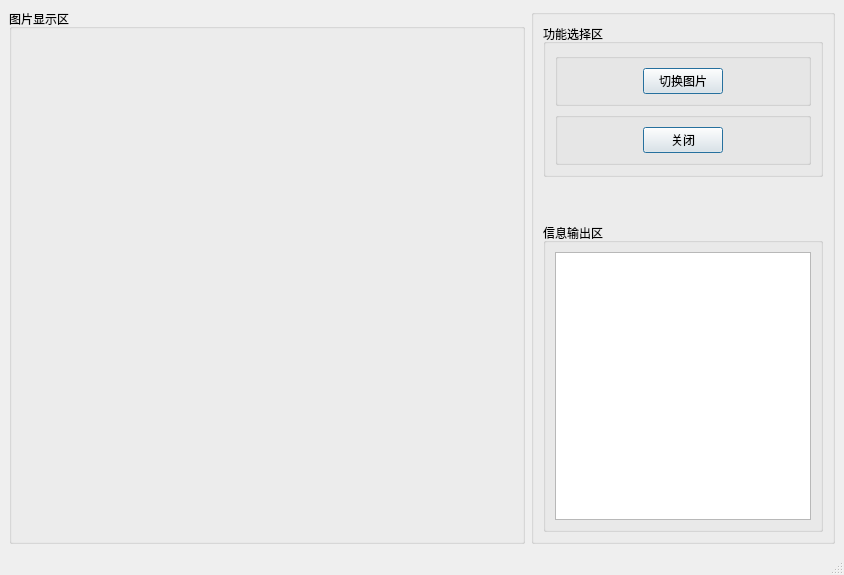
<?xml version="1.0" encoding="UTF-8"?>
<ui version="4.0">
 <class>MainWindow</class>
 <widget class="QMainWindow" name="MainWindow">
  <property name="geometry">
   <rect>
    <x>0</x>
    <y>0</y>
    <width>844</width>
    <height>575</height>
   </rect>
  </property>
  <property name="windowTitle">
   <string>图片文字检测系统</string>
  </property>
  <widget class="QWidget" name="centralwidget">
   <layout class="QHBoxLayout" name="horizontalLayout_2">
    <item>
     <layout class="QVBoxLayout" name="verticalLayout_10" stretch="0">
      <item>
       <layout class="QHBoxLayout" name="horizontalLayout" stretch="10,0">
        <item>
         <widget class="QGroupBox" name="groupBox_4">
          <property name="title">
           <string>图片显示区</string>
          </property>
          <layout class="QVBoxLayout" name="verticalLayout_3" stretch="0">
           <item>
            <layout class="QVBoxLayout" name="verticalLayout_5">
             <item>
              <layout class="QVBoxLayout" name="verticalLayout_6">
               <item>
                <widget class="QLabel" name="label_show_camera">
                 <property name="enabled">
                  <bool>true</bool>
                 </property>
                 <property name="styleSheet">
                  <string notr="true">QLabel { background-color: #e7d8d8 }

background-color: rgb(255, 255, 255);</string>
                 </property>
                 <property name="text">
                  <string/>
                 </property>
                 <property name="wordWrap">
                  <bool>false</bool>
                 </property>
                 <property name="openExternalLinks">
                  <bool>false</bool>
                 </property>
                </widget>
               </item>
              </layout>
             </item>
            </layout>
           </item>
          </layout>
         </widget>
        </item>
        <item>
         <widget class="QGroupBox" name="groupBox_3">
          <property name="styleSheet">
           <string notr="true">background-color{rgb(0, 85, 255)}</string>
          </property>
          <property name="title">
           <string/>
          </property>
          <layout class="QVBoxLayout" name="verticalLayout_2">
           <item>
            <widget class="QGroupBox" name="groupBox">
             <property name="title">
              <string>功能选择区</string>
             </property>
             <layout class="QVBoxLayout" name="verticalLayout">
              <item>
               <widget class="QGroupBox" name="groupBox_7">
                <property name="title">
                 <string/>
                </property>
                <layout class="QHBoxLayout" name="horizontalLayout_4">
                 <item>
                  <widget class="QLabel" name="label_4">
                   <property name="text">
                    <string/>
                   </property>
                  </widget>
                 </item>
                 <item>
                  <widget class="QPushButton" name="button_open_file">
                   <property name="styleSheet">
                    <string notr="true">QPushButton:hover{ 
    color: blue;
    font-size:17px;
}</string>
                   </property>
                   <property name="text">
                    <string>切换图片</string>
                   </property>
                   <property name="default">
                    <bool>true</bool>
                   </property>
                  </widget>
                 </item>
                 <item>
                  <widget class="QLabel" name="label_2">
                   <property name="text">
                    <string/>
                   </property>
                  </widget>
                 </item>
                </layout>
               </widget>
              </item>
              <item>
               <widget class="QGroupBox" name="groupBox_8">
                <property name="title">
                 <string/>
                </property>
                <layout class="QHBoxLayout" name="horizontalLayout_3">
                 <item>
                  <widget class="QLabel" name="label_6">
                   <property name="text">
                    <string/>
                   </property>
                  </widget>
                 </item>
                 <item>
                  <widget class="QPushButton" name="button_close">
                   <property name="whatsThis">
                    <string>&lt;html&gt;&lt;head/&gt;&lt;body&gt;&lt;p&gt;&lt;br/&gt;&lt;/p&gt;&lt;/body&gt;&lt;/html&gt;</string>
                   </property>
                   <property name="styleSheet">
                    <string notr="true">QPushButton:hover{ 
    color: blue;
    font-size:17px;
}</string>
                   </property>
                   <property name="text">
                    <string>关闭</string>
                   </property>
                   <property name="icon">
                    <iconset>
                     <normaloff>C:/Users/25467/.designer/backup/icon/close.png</normaloff>C:/Users/25467/.designer/backup/icon/close.png</iconset>
                   </property>
                   <property name="autoDefault">
                    <bool>false</bool>
                   </property>
                   <property name="default">
                    <bool>true</bool>
                   </property>
                   <property name="flat">
                    <bool>false</bool>
                   </property>
                  </widget>
                 </item>
                 <item>
                  <widget class="QLabel" name="label_3">
                   <property name="text">
                    <string/>
                   </property>
                  </widget>
                 </item>
                </layout>
               </widget>
              </item>
             </layout>
            </widget>
           </item>
           <item>
            <spacer name="verticalSpacer_2">
             <property name="orientation">
              <enum>Qt::Vertical</enum>
             </property>
             <property name="sizeType">
              <enum>QSizePolicy::Fixed</enum>
             </property>
             <property name="sizeHint" stdset="0">
              <size>
               <width>20</width>
               <height>20</height>
              </size>
             </property>
            </spacer>
           </item>
           <item>
            <spacer name="verticalSpacer">
             <property name="orientation">
              <enum>Qt::Vertical</enum>
             </property>
             <property name="sizeType">
              <enum>QSizePolicy::Fixed</enum>
             </property>
             <property name="sizeHint" stdset="0">
              <size>
               <width>20</width>
               <height>20</height>
              </size>
             </property>
            </spacer>
           </item>
           <item>
            <widget class="QGroupBox" name="groupBox_2">
             <property name="title">
              <string>信息输出区</string>
             </property>
             <layout class="QVBoxLayout" name="verticalLayout_4">
              <item>
               <widget class="QTextBrowser" name="text_show"/>
              </item>
             </layout>
            </widget>
           </item>
          </layout>
         </widget>
        </item>
       </layout>
      </item>
     </layout>
    </item>
   </layout>
  </widget>
  <widget class="QMenuBar" name="menubar">
   <property name="geometry">
    <rect>
     <x>0</x>
     <y>0</y>
     <width>844</width>
     <height>26</height>
    </rect>
   </property>
  </widget>
  <widget class="QStatusBar" name="statusbar"/>
 </widget>
 <resources/>
 <connections/>
</ui>
